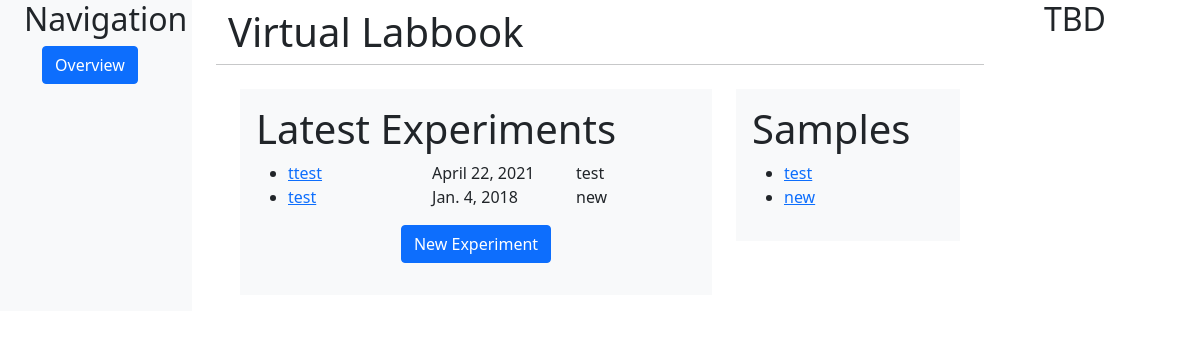
/polls/, run on an earlier commit of the app's database.
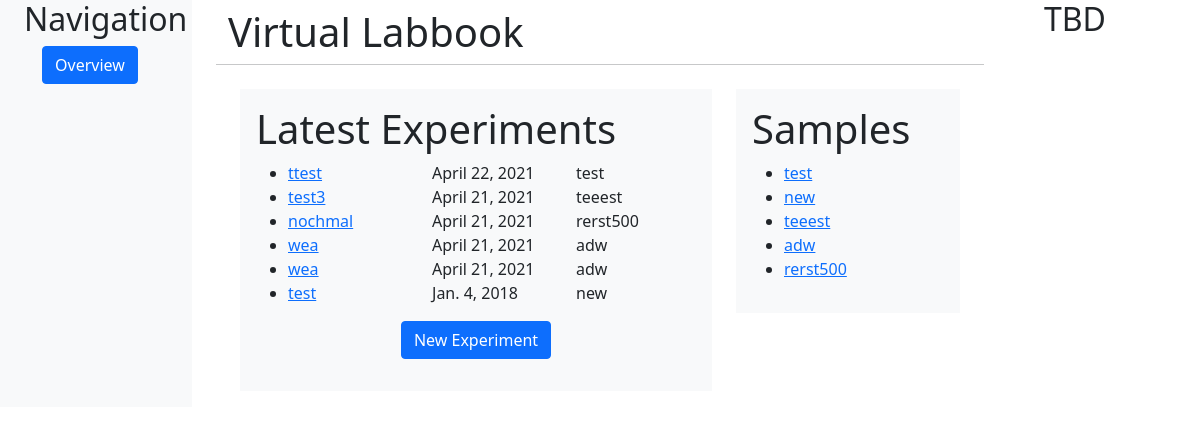
And on a later commit of the database.
### polls/models.py (models this page shows, shortened)
class Experiment(models.Model):
    sample = models.ForeignKey(Sample, on_delete=models.PROTECT, related_name='experiments')
    name = models.CharField(max_length=200)
    date = models.DateField('Date of experiment', default=datetime.datetime.now)

class Sample(models.Model):
    name = models.CharField(max_length=200)
    def __str__(self):
        return self.name

### polls/views.py (the view)
# urls.py: path('', views.index, name='index'),
def index(request):
    context = {
        'experiment_list': Experiment.objects.order_by('-date'),
        'sample_list': Sample.objects.exclude(experiments=None)}
    return render(request, 'polls/index.html', context)

### polls/templates/polls/index.html
{% extends 'polls/base.html' %}
{% block content %}
{% if 'create_experiment' in request.path %}
<h1>New Experiment</h1>
{% include 'polls/update-experiment.html' %}
{%else%}
<div class="row row-cols-1 row-cols-xl-2">
    <div class="col-xl-8">
        <div class="py-3 px-3 mb-3 bg-light text-dark">
            <h1> Latest Experiments </h1>
            {% if experiment_list %}
            <ul>
                {% for experiment in experiment_list %}
                <li>
                    <div class="row">
                        <div class="col">
                            <a href="{%url 'polls:experiment-detail' experiment.id%}">{{ experiment.name }}</a>
                        </div>
                        <div class="col">
                            {% if not experiment.date is None %}
                            {{ experiment.date}}
                            {% endif %}
                        </div>
                        <div class="col-4">
                            {{ experiment.sample }}
                        </div>
                    </div>
                </li>
                {% endfor %}
            </ul>
            {% else %}
            <p>No experiments are available.</p>
            {% endif %}
            <form action="{% url 'polls:create-experiment' %}" method="get">
                <div class="row row-cols-auto my-3 justify-content-md-center">
                    <div class="col"><input type="submit" value="New Experiment" class="btn btn-primary"/></div>
                </div>
            </form>
        </div>
    </div>
    <div class="col-xl-4">
        <div class="py-3 px-3 mb-3 bg-light text-dark">
            <h1> Samples </h1>
            {% if sample_list %}
            <ul>
                {% for sample in sample_list %}
                <li><a href="{%url 'polls:sample-detail' sample.id%}">{{ sample.name }} </a></li>
                {% endfor %}
            </ul>
            {% else %}
            <p>No experiments are available.</p>
            {% endif %}
        </div>
    </div>
</div>
{% endif %}
{% endblock %}

What changed in the data, as far as the page shows it:
added Experiment: name "test3", date "April 21, 2021", sample "teeest"
added Experiment: name "nochmal", date "April 21, 2021", sample "rerst500"
added Experiment: name "wea", date "April 21, 2021", sample "adw"
added Experiment: name "wea", date "April 21, 2021", sample "adw"
added Sample: name "teeest"
added Sample: name "adw"
added Sample: name "rerst500"
